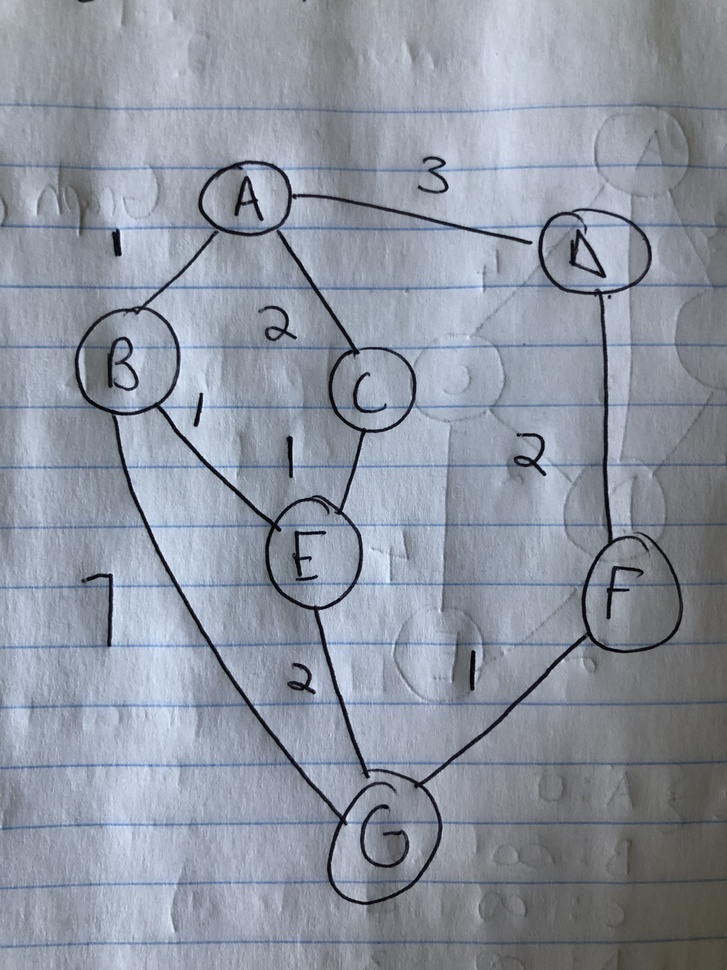
#> input picture research/test_input_images/test_graph.jpg, 727 x 970 px, shrunk from 3024 x 4032 before the run
$ python image_gradient_canny_edge.py   (older library calls are emulated)
#> lines starting #> are read from the running program, lines starting #| are printed output that depends on the picture
import cv2
import numpy as np
from matplotlib import pyplot as plt

img = cv2.imread('../test_input_images/test_graph.jpg',0)
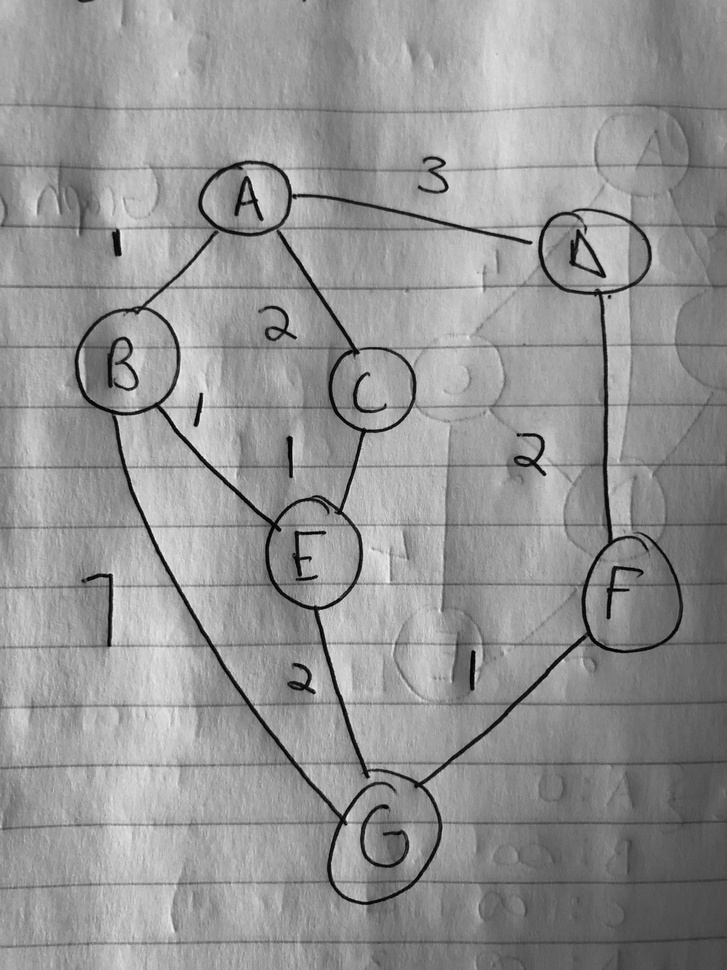
#> img: shape (970, 727); min 0, max 245, mean 148.2

sobelx = cv2.Sobel(img,cv2.CV_64F,1,0,ksize=5)
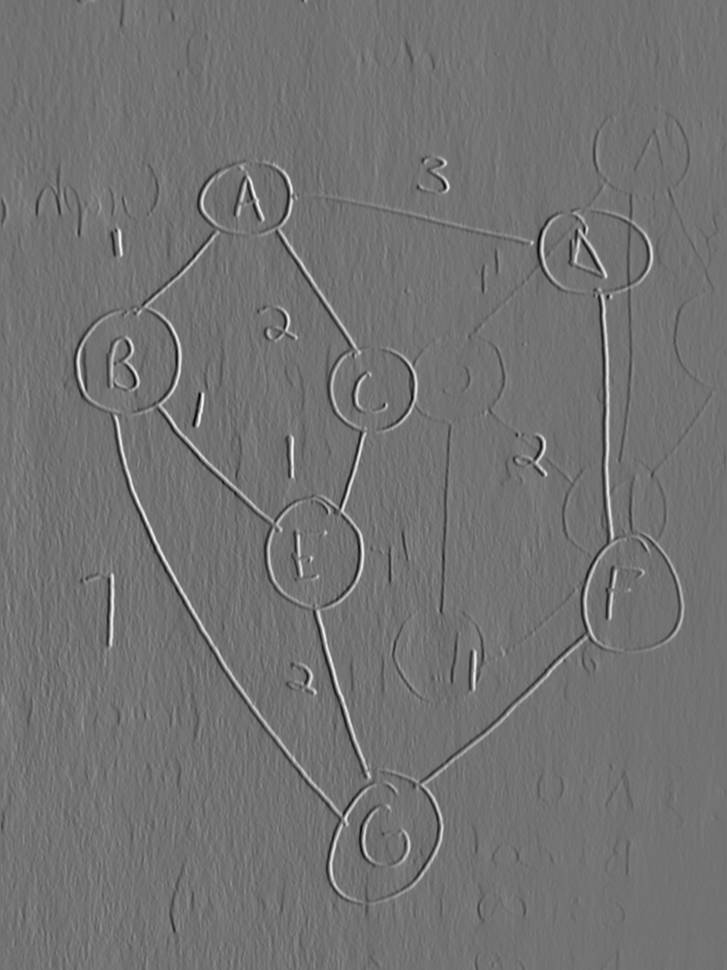
#> sobelx: shape (970, 727) float64; min -8397, max 10182, mean -8.1; drawn with min black and max white

plt.subplot(2,2,1),plt.imshow(img,cmap = 'gray')
plt.title('Original'), plt.xticks([]), plt.yticks([])
plt.subplot(2,2,3),plt.imshow(sobelx,cmap = 'gray')
plt.title('Sobel X'), plt.xticks([]), plt.yticks([])

cv2.imwrite("../test_output_images/sobelx_image_gradient.jpg",sobelx)
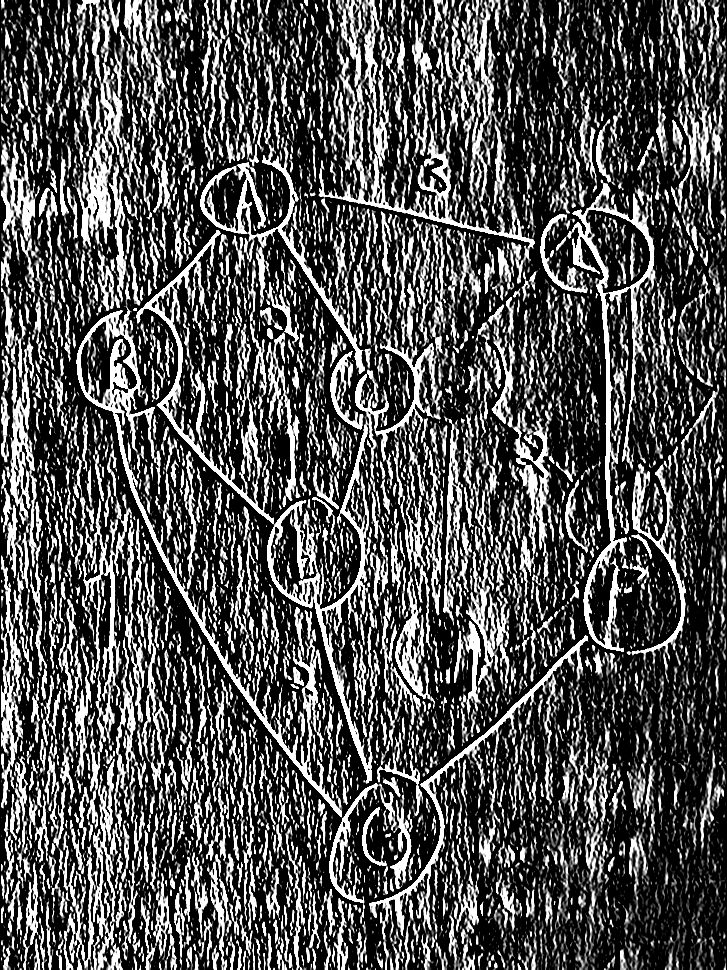
#> saved as sobelx_image_gradient.jpg: shape (970, 727); min 0, max 255, mean 81.7

plt.show()
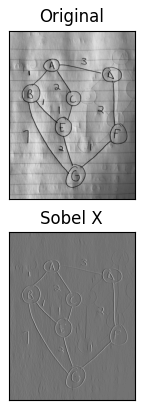
#> figure drawn by matplotlib, 2 panels


edges = cv2.Canny(img,190,200)
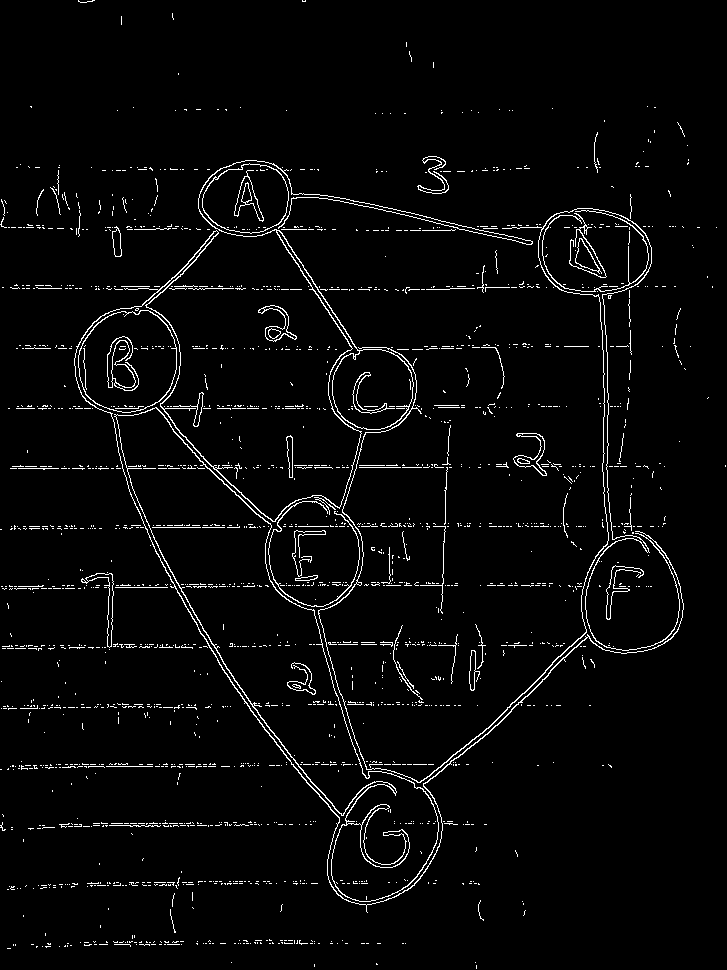
#> edges: shape (970, 727); 3.2% white in thin lines or dots
cv2.imwrite('../test_output_images/canny_edge_graph.jpg',edges)
plt.subplot(121),plt.imshow(img,cmap = 'gray')
plt.title('Original Image'), plt.xticks([]), plt.yticks([])
plt.subplot(122),plt.imshow(edges,cmap = 'gray')
plt.title('Edge Image'), plt.xticks([]), plt.yticks([])

plt.show()
